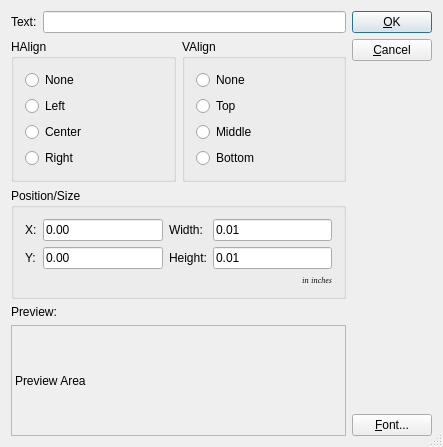
<ui version="4.0" >
 <author></author>
 <comment> * OpenRPT report writer and rendering engine
 * Copyright (C) 2001-2007 by OpenMFG, LLC
 *
 * This library is free software; you can redistribute it and/or
 * modify it under the terms of the GNU Lesser General Public
 * License as published by the Free Software Foundation; either
 * version 2.1 of the License, or (at your option) any later version.
 *
 * This library is distributed in the hope that it will be useful,
 * but WITHOUT ANY WARRANTY; without even the implied warranty of
 * MERCHANTABILITY or FITNESS FOR A PARTICULAR PURPOSE. See the GNU
 * Lesser General Public License for more details.
 *
 * You should have received a copy of the GNU Lesser General Public
 * License along with this library; if not, write to the Free Software
 * Foundation, Inc., 59 Temple Place, Suite 330, Boston, MA 02111-1307 USA
 * Please contact info@openmfg.com with any questions on this license.</comment>
 <exportmacro></exportmacro>
 <class>LabelEditor</class>
 <widget class="QDialog" name="LabelEditor" >
  <property name="geometry" >
   <rect>
    <x>0</x>
    <y>0</y>
    <width>443</width>
    <height>447</height>
   </rect>
  </property>
  <property name="sizePolicy" >
   <sizepolicy>
    <hsizetype>1</hsizetype>
    <vsizetype>1</vsizetype>
    <horstretch>0</horstretch>
    <verstretch>0</verstretch>
   </sizepolicy>
  </property>
  <property name="windowTitle" >
   <string>Properties (Label)</string>
  </property>
  <property name="sizeGripEnabled" >
   <bool>true</bool>
  </property>
  <layout class="QHBoxLayout" >
   <property name="margin" >
    <number>11</number>
   </property>
   <property name="spacing" >
    <number>6</number>
   </property>
   <item>
    <layout class="QVBoxLayout" >
     <property name="margin" >
      <number>0</number>
     </property>
     <property name="spacing" >
      <number>6</number>
     </property>
     <item>
      <layout class="QHBoxLayout" >
       <property name="margin" >
        <number>0</number>
       </property>
       <property name="spacing" >
        <number>6</number>
       </property>
       <item>
        <widget class="QLabel" name="TextLabel1" >
         <property name="sizePolicy" >
          <sizepolicy>
           <hsizetype>5</hsizetype>
           <vsizetype>1</vsizetype>
           <horstretch>0</horstretch>
           <verstretch>0</verstretch>
          </sizepolicy>
         </property>
         <property name="text" >
          <string>Text:</string>
         </property>
        </widget>
       </item>
       <item>
        <widget class="QLineEdit" name="tbText" />
       </item>
      </layout>
     </item>
     <item>
      <layout class="QHBoxLayout" >
       <property name="margin" >
        <number>0</number>
       </property>
       <property name="spacing" >
        <number>6</number>
       </property>
       <item>
        <widget class="QGroupBox" name="bgHAlign" >
         <property name="sizePolicy" >
          <sizepolicy>
           <hsizetype>5</hsizetype>
           <vsizetype>1</vsizetype>
           <horstretch>0</horstretch>
           <verstretch>0</verstretch>
          </sizepolicy>
         </property>
         <property name="title" >
          <string>HAlign</string>
         </property>
         <layout class="QVBoxLayout" >
          <property name="margin" >
           <number>11</number>
          </property>
          <property name="spacing" >
           <number>6</number>
          </property>
          <item>
           <widget class="QRadioButton" name="rbHAlignNone" >
            <property name="text" >
             <string>None</string>
            </property>
           </widget>
          </item>
          <item>
           <widget class="QRadioButton" name="rbHAlignLeft" >
            <property name="text" >
             <string>Left</string>
            </property>
           </widget>
          </item>
          <item>
           <widget class="QRadioButton" name="rbHAlignCenter" >
            <property name="text" >
             <string>Center</string>
            </property>
           </widget>
          </item>
          <item>
           <widget class="QRadioButton" name="rbHAlignRight" >
            <property name="text" >
             <string>Right</string>
            </property>
           </widget>
          </item>
         </layout>
        </widget>
       </item>
       <item>
        <widget class="QGroupBox" name="bgVAlign" >
         <property name="sizePolicy" >
          <sizepolicy>
           <hsizetype>5</hsizetype>
           <vsizetype>1</vsizetype>
           <horstretch>0</horstretch>
           <verstretch>0</verstretch>
          </sizepolicy>
         </property>
         <property name="title" >
          <string>VAlign</string>
         </property>
         <layout class="QVBoxLayout" >
          <property name="margin" >
           <number>11</number>
          </property>
          <property name="spacing" >
           <number>6</number>
          </property>
          <item>
           <widget class="QRadioButton" name="rbVAlignNone" >
            <property name="text" >
             <string>None</string>
            </property>
           </widget>
          </item>
          <item>
           <widget class="QRadioButton" name="rbVAlignTop" >
            <property name="text" >
             <string>Top</string>
            </property>
           </widget>
          </item>
          <item>
           <widget class="QRadioButton" name="rbVAlignMiddle" >
            <property name="text" >
             <string>Middle</string>
            </property>
           </widget>
          </item>
          <item>
           <widget class="QRadioButton" name="rbVAlignBottom" >
            <property name="text" >
             <string>Bottom</string>
            </property>
           </widget>
          </item>
         </layout>
        </widget>
       </item>
      </layout>
     </item>
     <item>
      <widget class="QGroupBox" name="GroupBox1" >
       <property name="title" >
        <string>Position/Size</string>
       </property>
       <layout class="QGridLayout" >
        <property name="margin" >
         <number>11</number>
        </property>
        <property name="spacing" >
         <number>6</number>
        </property>
        <item row="1" column="3" >
         <widget class="QLineEdit" name="leHeight" >
          <property name="text" >
           <string>0.01</string>
          </property>
         </widget>
        </item>
        <item row="0" column="3" >
         <widget class="QLineEdit" name="leWidth" >
          <property name="text" >
           <string>0.01</string>
          </property>
         </widget>
        </item>
        <item row="1" column="0" >
         <widget class="QLabel" name="TextLabel2" >
          <property name="text" >
           <string>Y:</string>
          </property>
         </widget>
        </item>
        <item row="1" column="2" >
         <widget class="QLabel" name="TextLabel4" >
          <property name="text" >
           <string>Height:</string>
          </property>
         </widget>
        </item>
        <item row="0" column="0" >
         <widget class="QLabel" name="TextLabel1_3" >
          <property name="text" >
           <string>X:</string>
          </property>
         </widget>
        </item>
        <item row="0" column="2" >
         <widget class="QLabel" name="TextLabel3" >
          <property name="text" >
           <string>Width:</string>
          </property>
         </widget>
        </item>
        <item row="2" column="3" >
         <widget class="QLabel" name="TextLabel5" >
          <property name="font" >
           <font>
            <family>Helvetica [Cronyx]</family>
            <pointsize>6</pointsize>
            <weight>50</weight>
            <italic>true</italic>
            <bold>false</bold>
            <underline>false</underline>
            <strikeout>false</strikeout>
           </font>
          </property>
          <property name="text" >
           <string>in inches</string>
          </property>
          <property name="textFormat" >
           <enum>Qt::AutoText</enum>
          </property>
          <property name="alignment" >
           <set>Qt::AlignRight|Qt::AlignTrailing|Qt::AlignVCenter</set>
          </property>
         </widget>
        </item>
        <item row="1" column="1" >
         <widget class="QLineEdit" name="leYPos" >
          <property name="text" >
           <string>0.00</string>
          </property>
         </widget>
        </item>
        <item row="0" column="1" >
         <widget class="QLineEdit" name="leXPos" >
          <property name="text" >
           <string>0.00</string>
          </property>
         </widget>
        </item>
       </layout>
      </widget>
     </item>
     <item>
      <widget class="QLabel" name="TextLabel1_2" >
       <property name="sizePolicy" >
        <sizepolicy>
         <hsizetype>5</hsizetype>
         <vsizetype>1</vsizetype>
         <horstretch>0</horstretch>
         <verstretch>0</verstretch>
        </sizepolicy>
       </property>
       <property name="text" >
        <string>Preview:</string>
       </property>
      </widget>
     </item>
     <item>
      <widget class="QLabel" name="labelPreview" >
       <property name="sizePolicy" >
        <sizepolicy>
         <hsizetype>5</hsizetype>
         <vsizetype>7</vsizetype>
         <horstretch>0</horstretch>
         <verstretch>0</verstretch>
        </sizepolicy>
       </property>
       <property name="minimumSize" >
        <size>
         <width>0</width>
         <height>42</height>
        </size>
       </property>
       <property name="frameShape" >
        <enum>QFrame::StyledPanel</enum>
       </property>
       <property name="frameShadow" >
        <enum>QFrame::Sunken</enum>
       </property>
       <property name="text" >
        <string>Preview Area</string>
       </property>
       <property name="alignment" >
        <set>Qt::AlignVCenter</set>
       </property>
      </widget>
     </item>
    </layout>
   </item>
   <item>
    <layout class="QVBoxLayout" >
     <property name="margin" >
      <number>0</number>
     </property>
     <property name="spacing" >
      <number>6</number>
     </property>
     <item>
      <widget class="QPushButton" name="buttonOk" >
       <property name="text" >
        <string>&amp;OK</string>
       </property>
       <property name="shortcut" >
        <string>Alt+O</string>
       </property>
       <property name="autoDefault" >
        <bool>true</bool>
       </property>
       <property name="default" >
        <bool>true</bool>
       </property>
      </widget>
     </item>
     <item>
      <widget class="QPushButton" name="buttonCancel" >
       <property name="text" >
        <string>&amp;Cancel</string>
       </property>
       <property name="shortcut" >
        <string>Alt+C</string>
       </property>
       <property name="autoDefault" >
        <bool>true</bool>
       </property>
      </widget>
     </item>
     <item>
      <spacer>
       <property name="orientation" >
        <enum>Qt::Vertical</enum>
       </property>
       <property name="sizeType" >
        <enum>QSizePolicy::Expanding</enum>
       </property>
       <property name="sizeHint" >
        <size>
         <width>20</width>
         <height>20</height>
        </size>
       </property>
      </spacer>
     </item>
     <item>
      <widget class="QPushButton" name="btnFont" >
       <property name="text" >
        <string>&amp;Font...</string>
       </property>
      </widget>
     </item>
    </layout>
   </item>
  </layout>
 </widget>
 <layoutdefault spacing="6" margin="11" />
 <pixmapfunction>qPixmapFromMimeSource</pixmapfunction>
 <tabstops>
  <tabstop>tbText</tabstop>
  <tabstop>rbHAlignNone</tabstop>
  <tabstop>rbHAlignLeft</tabstop>
  <tabstop>rbHAlignCenter</tabstop>
  <tabstop>rbHAlignRight</tabstop>
  <tabstop>rbVAlignNone</tabstop>
  <tabstop>rbVAlignTop</tabstop>
  <tabstop>rbVAlignMiddle</tabstop>
  <tabstop>rbVAlignBottom</tabstop>
  <tabstop>leXPos</tabstop>
  <tabstop>leWidth</tabstop>
  <tabstop>leYPos</tabstop>
  <tabstop>leHeight</tabstop>
  <tabstop>btnFont</tabstop>
  <tabstop>buttonOk</tabstop>
  <tabstop>buttonCancel</tabstop>
 </tabstops>
 <resources/>
 <connections>
  <connection>
   <sender>buttonOk</sender>
   <signal>clicked()</signal>
   <receiver>LabelEditor</receiver>
   <slot>accept()</slot>
   <hints>
    <hint type="sourcelabel" >
     <x>20</x>
     <y>20</y>
    </hint>
    <hint type="destinationlabel" >
     <x>20</x>
     <y>20</y>
    </hint>
   </hints>
  </connection>
  <connection>
   <sender>buttonCancel</sender>
   <signal>clicked()</signal>
   <receiver>LabelEditor</receiver>
   <slot>reject()</slot>
   <hints>
    <hint type="sourcelabel" >
     <x>20</x>
     <y>20</y>
    </hint>
    <hint type="destinationlabel" >
     <x>20</x>
     <y>20</y>
    </hint>
   </hints>
  </connection>
 </connections>
</ui>
